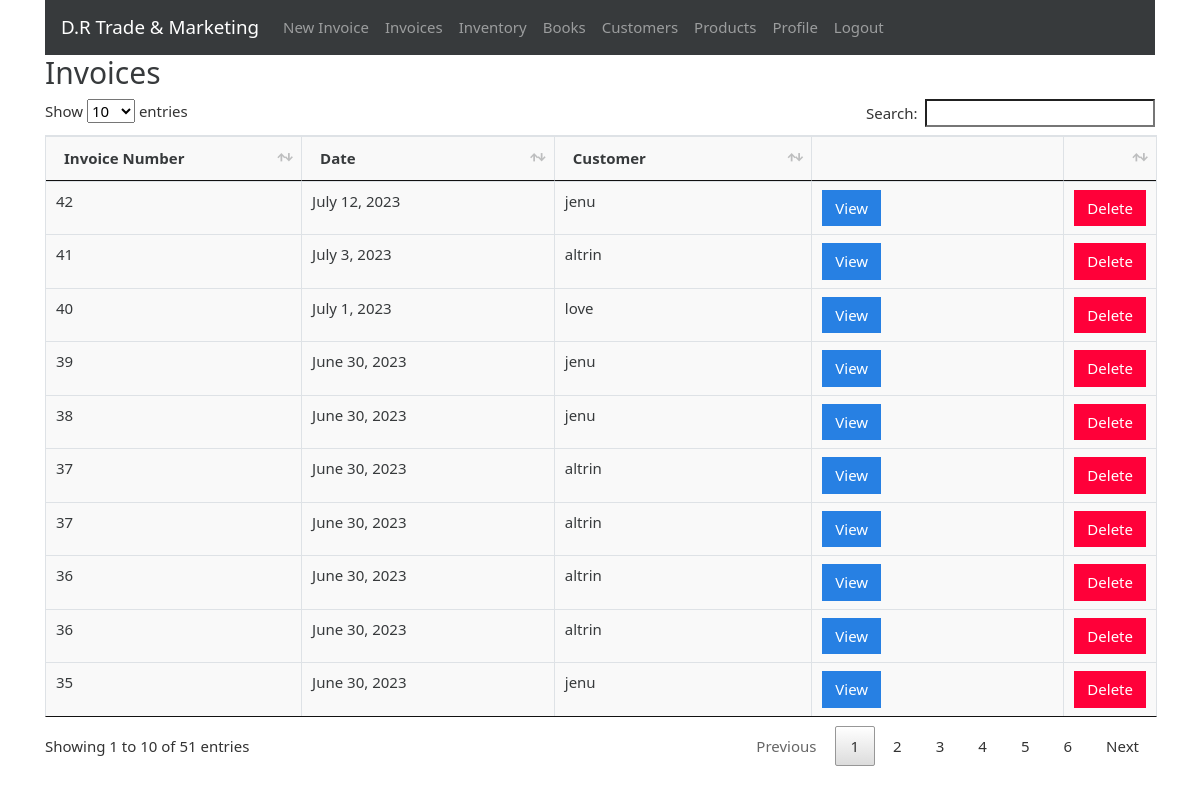
Page /invoices (signed in) on the committed database.
### gstbillingapp/models.py (models this page shows, shortened)
class Invoice(models.Model):
    user = models.ForeignKey(User, null=True, blank=True, on_delete=models.SET_NULL)
    invoice_number = models.IntegerField()
    invoice_date = models.DateField()
    invoice_customer = models.ForeignKey(
        'Customer',
        on_delete=models.SET_NULL,
        null=True
    )
    invoice_json = models.TextField()
    inventory_reflected = models.BooleanField(default=True)
    books_reflected = models.BooleanField(default=True)

class Customer(models.Model):
    user = models.ForeignKey(User, null=True, blank=True, on_delete=models.SET_NULL)
    customer_name = models.CharField(max_length=200)
    customer_address = models.TextField(max_length=600, blank=True, null=True)
    customer_phone = models.CharField(max_length=14, blank=True, null=True)
    customer_gst = models.CharField(max_length=15, blank=True, null=True)
    def __str__(self):
        return self.customer_name

### gstbillingapp/views.py (the view)
# urls.py: path('invoices', views.invoices, name='invoices'),
@login_required
def invoices(request):
    context = {}
    context['invoices'] = Invoice.objects.filter(user=request.user).order_by('-id')
    return render(request, 'gstbillingapp/invoices.html', context)

### gstbillingapp/templates/gstbillingapp/invoices.html (shortened to what this page needs)
{% extends "gstbillingapp/base.html" %}
{% load static %}
{% block content %}
		<h2>Invoices</h2>
		<table class="table table-bordered" id="invoice-table">
		<thead>
			<tr>
				<th>Invoice Number</th>
				<th>Date</th>
				<th>Customer</th>
				<th></th>
				<th></th>
			</tr>
		</thead>
		<tbody class="two-col-form">
			{% for invoice in invoices %}
			<tr>
 				<td>{{invoice.invoice_number}}</td>
 				<td>{{invoice.invoice_date}}</td>
 				<td>{{invoice.invoice_customer}}</td>
				 <td><a href="{% url 'invoice_viewer' invoice.id %}"><button type="button" class="btn btn-primary">View</button></a></td>
				 <td><button type="button" class="btn btn-danger" data-toggle="modal" data-target="#invoiceDeleteModal" data-invoice-id="{{invoice.id}}" data-invoice-number="{{invoice.invoice_number}}, for {{invoice.invoice_customer}}">Delete</button></td>
			</tr>
			{% endfor %}
		</tbody>
		</table>
{% endblock %}

### gstbillingapp/templates/gstbillingapp/base.html (shortened to what this page needs)
{% load static %}
<!doctype html>
<html lang="en">
<head>
	<link rel="stylesheet" href="{% static "gstbillingapp/bootstrap-4.4.1-dist/css/bootstrap-cosmo.min.css" %}">
	<link rel="stylesheet" href="{% static "gstbillingapp/main.css" %}">
	<link rel="stylesheet" href="{% static "gstbillingapp/DataTables/jquery.dataTables.min.css" %}">
	<link rel="stylesheet" href="{% static "gstbillingapp/DataTables/dataTables.bootstrap4.min.css" %}">
</head>
<body>
	<div class="container">
		{% include "gstbillingapp/navbar.html" %}
		{% block content %}{% endblock %}
	</div>
</body>
</html>

### gstbillingapp/templates/gstbillingapp/navbar.html (shortened to what this page needs)
<nav class="navbar navbar-expand-lg navbar-dark bg-dark">
	<a class="navbar-brand" href="{% url 'landing_page' %}">D.R Trade & Marketing</a>
	<div class="collapse navbar-collapse" id="navbarSupportedContent">
		<ul class="navbar-nav mr-auto">
			{% if user.is_authenticated %}
			<li class="nav-item">
				<a class="nav-link" href="{% url 'invoice_create' %}">New Invoice <span class="sr-only">(current)</span></a>
			</li>
			<li class="nav-item">
				<a class="nav-link" href="{% url 'invoices' %}">Invoices</a>
			</li>
			<li class="nav-item">
				<a class="nav-link" href="{% url 'inventory' %}">Inventory</a>
			</li>
			<li class="nav-item">
				<a class="nav-link" href="{% url 'books' %}">Books</a>
			</li>
			<li class="nav-item">
				<a class="nav-link" href="{% url 'customers' %}">Customers</a>
			</li>
			<li class="nav-item">
				<a class="nav-link" href="{% url 'products' %}">Products</a>
			</li>
			<li class="nav-item">
				<a class="nav-link" href="{% url 'user_profile' %}">Profile</a>
			</li>
			<li class="nav-item">
				<a class="nav-link" href="{% url 'logout' %}?next=/">Logout</a>
			</li>
			{% endif %}
		</ul>
	</div>
</nav>

### gstbillingapp/static/gstbillingapp/main.css (style rules this page uses)
.table-bordered td, .table-bordered th { padding: 0.25em; }
.table-bordered tbody td, .table-bordered tbody th, .table-bordered thead th, .table-bordered thead td { background: #f9f9f9; }
.two-col-form td, .two-col-form th { width: 25%; }

### rows in the picture
Invoice: invoice_number "42", invoice_date "July 12, 2023", invoice_customer "jenu"
Invoice: invoice_number "41", invoice_date "July 3, 2023", invoice_customer "altrin"
Invoice: invoice_number "40", invoice_date "July 1, 2023", invoice_customer "love"
Invoice: invoice_number "39", invoice_date "June 30, 2023", invoice_customer "jenu"
Invoice: invoice_number "38", invoice_date "June 30, 2023", invoice_customer "jenu"
Invoice: invoice_number "37", invoice_date "June 30, 2023", invoice_customer "altrin"
Invoice: invoice_number "37", invoice_date "June 30, 2023", invoice_customer "altrin"
Invoice: invoice_number "36", invoice_date "June 30, 2023", invoice_customer "altrin"
Invoice: invoice_number "36", invoice_date "June 30, 2023", invoice_customer "altrin"
Invoice: invoice_number "35", invoice_date "June 30, 2023", invoice_customer "jenu"
